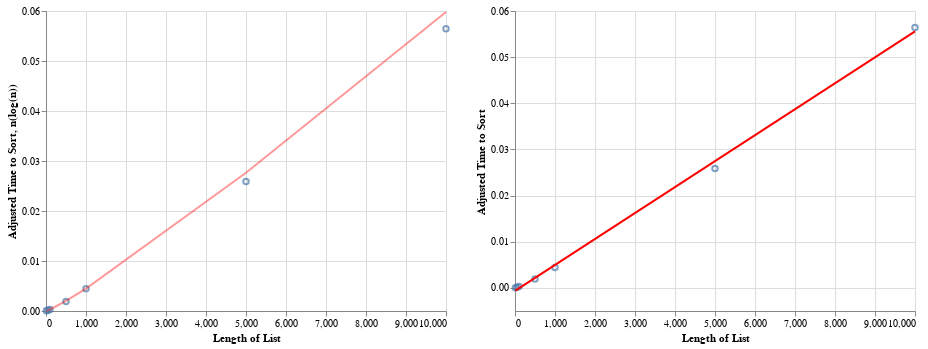

The cell this chart's notebook holds for it:
### Markdown cell above
#### Time to Sort for n under 400

### Code cell
chart2 = alt.Chart(df2).mark_point().encode(x='Length of List', y='Adjusted Time to Sort')
chart3 = alt.Chart(df2).mark_line(opacity=0.4, color='red').encode(x='Length of List', y='n(log(n))')
line2 = chart2.transform_regression('Length of List', 'Adjusted Time to Sort',method="linear"
).mark_line(color="red")
chart2+chart3 | chart2 + line2

### Figure 1 — Vega-Lite specification as saved in the notebook (floating-point values rounded to 4 significant figures)
{"config": {"view": {"continuousWidth": 400, "continuousHeight": 300}}, "hconcat": [{"layer": [{"mark": "point", "encoding": {"x": {"type": "quantitative", "field": "Length of List"}, "y": {"type": "quantitative", "field": "Adjusted Time to Sort"}}}, {"mark": {"type": "line", "color": "red", "opacity": 0.4}, "encoding": {"x": {"type": "quantitative", "field": "Length of List"}, "y": {"type": "quantitative", "field": "n(log(n))"}}}]}, {"layer": [{"mark": "point", "encoding": {"x": {"type": "quantitative", "field": "Length of List"}, "y": {"type": "quantitative", "field": "Adjusted Time to Sort"}}}, {"mark": {"type": "line", "color": "red"}, "encoding": {"x": {"type": "quantitative", "field": "Length of List"}, "y": {"type": "quantitative", "field": "Adjusted Time to Sort"}}, "transform": [{"on": "Length of List", "regression": "Adjusted Time to Sort", "method": "linear"}]}]}], "data": {"name": "data-8244da1e5736b2a67e6ff0557aa09b6c"}, "$schema": "https://vega.github.io/schema/vega-lite/v4.0.2.json", "datasets": {"data-8244da1e5736b2a67e6ff0557aa09b6c": [{"Length of List": 10, "Time to Sort": 4.442e-05, "Time to Make List": 1.116e-05, "Adjusted Time to Sort": 3.326e-05, "n(log(n))": 1.495e-05}, {"Length of List": 50, "Time to Sort": 0.0001853, "Time to Make List": 4.138e-05, "Adjusted Time to Sort": 0.0001439, "n(log(n))": 0.000127}, {"Length of List": 100, "Time to Sort": 0.0003708, "Time to Make List": 8.177e-05, "Adjusted Time to Sort": 0.0002891, "n(log(n))": 0.000299}, {"Length of List": 500, "Time to Sort": 0.002316, "Time to Make List": 0.0004016, "Adjusted Time to Sort": 0.001915, "n(log(n))": 0.002017}, {"Length of List": 1000, "Time to Sort": 0.005224, "Time to Make List": 0.0007823, "Adjusted Time to Sort": 0.004441, "n(log(n))": 0.004485}, {"Length of List": 5000, "Time to Sort": 0.0296, "Time to Make List": 0.003713, "Adjusted Time to Sort": 0.02588, "n(log(n))": 0.02765}, {"Length of List": 10000, "Time to Sort": 0.06332, "Time to Make List": 0.006882, "Adjusted Time to Sort": 0.05644, "n(log(n))": 0.05979}]}}
